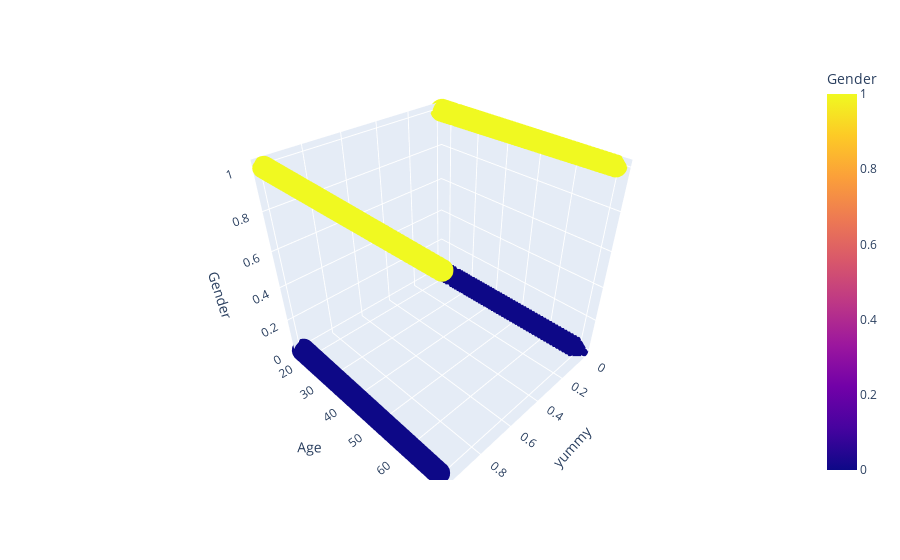

Notebook source saved alongside this figure:
### Code cell
px.scatter_3d(df,x='yummy',y="Age",z="Gender",color="Gender")

### Figure 1 — Plotly figure (JSON) as saved in the notebook; plotly's stock layout.template omitted (floating-point values rounded to 4 significant figures; data arrays with more than 128 entries replaced by an {"elided": "..."} marker saying what was removed)
{"data": [{"hovertemplate": "yummy=%{x}<br>Age=%{y}<br>Gender=%{marker.color}<extra></extra>", "legendgroup": "", "marker": {"color": {"elided": "1453 int values"}, "coloraxis": "coloraxis", "symbol": "circle"}, "mode": "markers", "name": "", "scene": "scene", "showlegend": false, "type": "scatter3d", "x": {"elided": "1453 int values"}, "y": {"elided": "1453 int values"}, "z": {"elided": "1453 int values"}}], "layout": {"coloraxis": {"colorbar": {"title": {"text": "Gender"}}, "colorscale": [[0, "#0d0887"], [0.1111, "#46039f"], [0.2222, "#7201a8"], [0.3333, "#9c179e"], [0.4444, "#bd3786"], [0.5556, "#d8576b"], [0.6667, "#ed7953"], [0.7778, "#fb9f3a"], [0.8889, "#fdca26"], [1, "#f0f921"]]}, "legend": {"tracegroupgap": 0}, "margin": {"t": 60}, "scene": {"domain": {"x": [0, 1], "y": [0, 1]}, "xaxis": {"title": {"text": "yummy"}}, "yaxis": {"title": {"text": "Age"}}, "zaxis": {"title": {"text": "Gender"}}}}}
